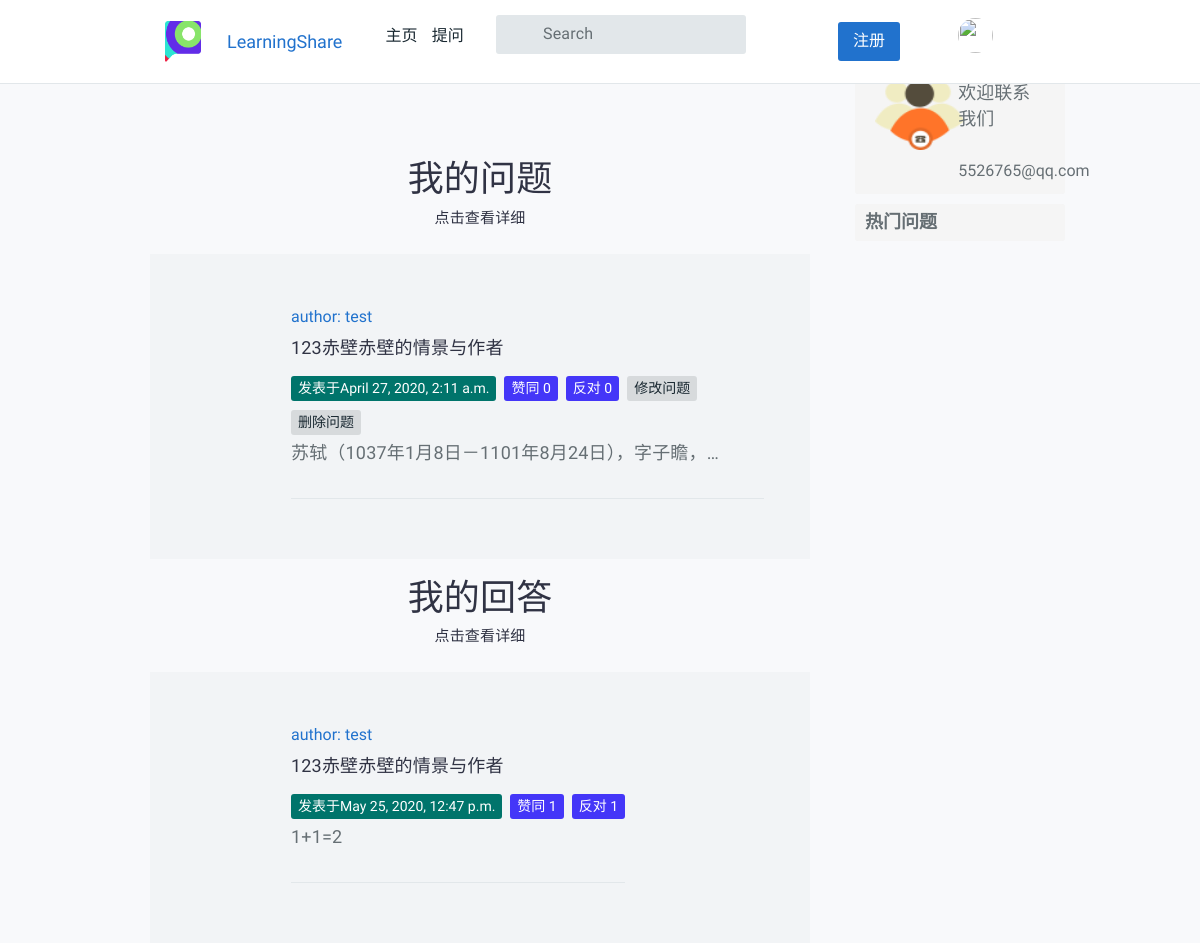
The app's page /question/my_questions/ (signed in) with its own data.
### QuestionApp/models.py (models this page shows, shortened)
class Question(models.Model):
    user = models.ForeignKey(User, verbose_name='提问者', related_name='questions',on_delete=models.CASCADE)
    questionTitle = models.CharField('问题标题', max_length=40, unique=True,blank=False)
    questionCategory = models.ForeignKey('CategoryApp.Category', verbose_name='板块名称', on_delete=models.CASCADE)
    questionDescription = models.TextField('详细描述')
    created=models.DateTimeField(default=timezone.now,verbose_name='发布日期')
    publishDate = models.DateTimeField(auto_now=True, verbose_name='更新日期')
    goodNum = models.IntegerField(default=0,verbose_name='赞数')
    badNum = models.IntegerField(default=0, verbose_name='反对数')
    grade = models.IntegerField(default=0, verbose_name='综合质量')
    collect = models.ManyToManyField(User, related_name='collect_question', verbose_name='收藏',blank=True)
    users_like = models.ManyToManyField(User, related_name="questions_like", blank=True)
    users_unlike = models.ManyToManyField(User, related_name="questions_unlike", blank=True)
    views = models.IntegerField(default=0, verbose_name="阅读次数")

### AnswerApp/models.py (models this page shows, shortened)
class AnswerModel(models.Model):
    author = models.ForeignKey(User, related_name='answers', verbose_name='回答者', on_delete=models.CASCADE)
    question = models.ForeignKey('QuestionApp.Question', related_name='answers',
                                 verbose_name='问题', on_delete=models.CASCADE)
    pub_date = models.DateTimeField(auto_now=True, verbose_name='回答时间')
    answer_text = models.TextField(verbose_name='回答内容')
    goodNum = models.IntegerField(default=0, verbose_name='赞数')
    badNum = models.IntegerField(default=0, verbose_name='反对数')
    grade = models.IntegerField(default=0, verbose_name='综合质量')
    collect = models.ManyToManyField(User, related_name='collect_answer', verbose_name='收藏')
    user_like_answer = models.ManyToManyField(User, related_name='answers_like', blank=True)
    user_unlike_answer = models.ManyToManyField(User, related_name='answers_unlike', blank=True)
    class Meta:
        ordering = ("-grade",)

### QuestionApp/views.py (the view)
# urls.py: path('my_questions/', views.my_questions, name='my_questions'),
def my_questions(request):
    username = request.user.username
    is_logged_in = True
    context = {
        'username': username,
        'is_logged_in': is_logged_in,
    }
    questions = request.user.questions.all()
    answers = request.user.answers.all()
    context['questions'] = questions
    context['answers'] = answers
    return render(request, 'question/my_questions.html', context)

### templates/question/my_questions.html
{% extends "index.html" %}
{% load static %}
{% block content %}
<div class="col-sm-9">
    <main id="tt-pageContent" class="tt-offset-small">
        <div class="container">
            <div class="tt-topic-list">
                <div class="tt-list-header">
                    <div class="tt-col-topic text-center">
                        <h1>我的问题</h1>
                        <p>点击查看详细</p>
                    </div>
                </div>
                {% for question in questions %}
                <div class="tt-item">
                    <div class="tt-single-topic">
                        <div class="tt-item-header pt-noborder">
                            <div class="tt-item-header info-top">
                                <div class="tt-avater-title">
                                    <a href="#">author: {{ question.user }}</a>
                                </div>
                                <div class="tt-item-title">
                                    <a href="../{{question.id}}">{{question.questionTitle}}</a>
                                </div>
                                <div class="tt-item-tag">
                                    <ul class="tt-list-badge">
                                        <li><a href="#"><span
                                                    class="tt-color09 tt-badge">发表于{{ question.created }}</span></a></li>
                                        <li><a href="#"><span class="tt-color02 tt-badge">赞同 {{ question.goodNum }}</span></a></li>
                                        <li><a href="#"><span class="tt-color02 tt-badge">反对 {{ question.badNum }}</span></a></li>
                                        <li><a href="{%  url 'question:redit_question' question_id=question.id %}"><span class="tt-badge">修改问题</span> </a> </li>
                                        <li><a href="{%  url 'question:delete_question' question_id=question.id %}"><span class="tt-badge">删除问题</span> </a> </li>
                                    </ul>
                                </div>
                                <div class="tt-item-title">
                                    <p>{{ question.questionDescription | truncatechars:"30"}}</p>
                                </div>
                            </div>
                        </div>
                    </div>
                </div>
                {% endfor %}
            <div class="tt-list-header">
                    <div class="tt-col-topic text-center">
                        <h1>我的回答</h1>
                        <p>点击查看详细</p>
                    </div>
                </div>
                {% for answer in answers %}
                <div class="tt-item">
                    <div class="tt-single-topic">
                        <div class="tt-item-header pt-noborder">
                            <div class="tt-item-header info-top">
                                <div class="tt-avater-title">
                                    <a href="#">author: {{ answer.author }}</a>
                                </div>
                                <div class="tt-item-title">
                                    <a href="../{{answer.question.id}}">{{answer.question.questionTitle}}</a>
                                </div>
                                <div class="tt-item-tag">
                                    <ul class="tt-list-badge">
                                        <li><a href="#"><span
                                                    class="tt-color09 tt-badge">发表于{{ answer.pub_date }}</span></a></li>
                                        <li><a href="#"><span class="tt-color02 tt-badge">赞同 {{ answer.goodNum }}</span></a></li>
                                        <li><a href="#"><span class="tt-color02 tt-badge">反对 {{ answer.badNum }}</span></a></li>
                                    </ul>
                                </div>
                                <div class="tt-item-title">
                                    <p>{{ answer.answer_text | truncatechars:"30"}}</p>
                                </div>
                            </div>
                        </div>
                    </div>
                </div>
                {% endfor %}
            </div>
        </div>
    </main>
</div>
{% endblock %}

### records on screen
Question: user "test", questionTitle "123赤壁赤壁的情景与作者", created "April 27, 2020, 2:11 a.m.", goodNum "0", badNum "0", questionDescription "苏轼（1037年1月8日－1101年8月24日），字子瞻，…"
AnswerModel: author "test", question.questionTitle "123赤壁赤壁的情景与作者", pub_date "May 25, 2020, 12:47 p.m.", goodNum "1", badNum "1", answer_text "1+1=2"
